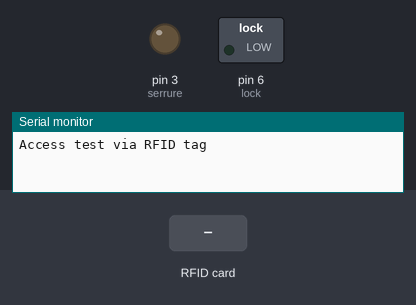
A sketch run on a simulated Arduino Uno, built with avr-gcc and run on an emulated ATmega328P. Shown: switched loads named in the sketch (green lamp = pin HIGH), output pins drawn as LEDs (lit = HIGH), the last lines printed to the serial monitor. Dashed ring = blinking. The test bench sets the inputs (shaded band). Pins used as bus, display or sensor lines are not drawn.

Above: at 1.2 s.
1.3 s: RFID card 5E 7A 19 C4 held to the reader
At 1.4 s:
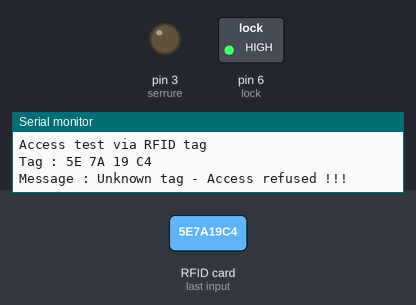
4.3 s: RFID card 06 62 20 02 held to the reader
At 5.0 s:
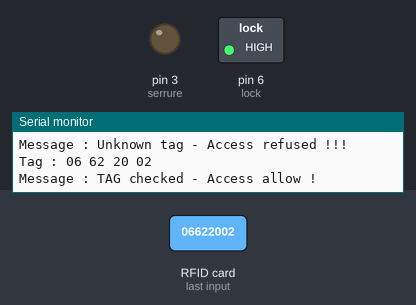
5.8 s: RFID card D4 A9 42 DB held to the reader
Timing chart, 0 to 12.8 s (numbered marks = the images above; inputs shaded):
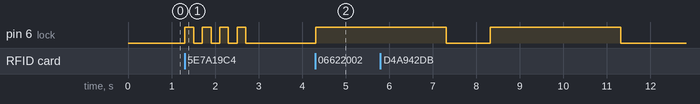

Measured:
- after the input at 1.3 s, pin 6 (lock): alternates HIGH for 0.20 s and LOW for 0.20 s, 8 changes in all, then stays LOW, starting at once
- after the input at 4.3 s, pin 6 (lock): LOW → HIGH at once

The sketch:

rfid-mon.ino
```cpp
#include <SPI.h>
#include <MFRC522.h>

#define SS_PIN 10
#define RST_PIN 9

MFRC522 mfrc522(SS_PIN, RST_PIN);

// for a led
int lock = 6;

int serrure = 3;


char st[20];

void setup()
{
  pinMode(lock, OUTPUT);

  pinMode (serrure, OUTPUT);


  Serial.begin(9600);
  SPI.begin();
  mfrc522.PCD_Init();

  Serial.println("Access test via RFID tag");
  Serial.println();
}

void loop()
{
  if ( ! mfrc522.PICC_IsNewCardPresent())
  {
    return;
  }
  if ( ! mfrc522.PICC_ReadCardSerial())
  {
    return;
  }
  Serial.print("Tag :");
  String tag= "";
  byte caractere;
  for (byte i = 0; i < mfrc522.uid.size; i++)
  {
     Serial.print(mfrc522.uid.uidByte[i] < 0x10 ? " 0" : " ");
     Serial.print(mfrc522.uid.uidByte[i], HEX);
     tag.concat(String(mfrc522.uid.uidByte[i] < 0x10 ? " 0" : " "));
     tag.concat(String(mfrc522.uid.uidByte[i], HEX));
  }
  Serial.println();
  Serial.print("Message : ");
  tag.toUpperCase();


  if (tag.substring(1) == "06 62 20 02") // le numero de tag est visible lorsqu on presente la carte ou le badge via le moniteur serie


  {
    digitalWrite(lock, HIGH);
    Serial.println("TAG checked - Access allow !");
    Serial.println();
    delay(3000);
   // if you want to set a led
    digitalWrite(lock, LOW);

    digitalWrite(serrure, LOW);

    }


 else if (tag.substring(1) == "D4 A9 42 DB")
  {
    digitalWrite(lock, HIGH);
    Serial.println("TAG checked - Access allow !");
    Serial.println();
    delay(3000);
    digitalWrite(lock, LOW);

    digitalWrite(serrure, LOW);

    }

  else

  {

    Serial.println("Unknown tag - Access refused !!!");
    Serial.println();

    for (int i= 1; i<5 ; i++)
    {

      digitalWrite(lock, HIGH);
      delay(200);
      digitalWrite(lock, LOW);
      delay(200);
    }
  }
  delay(1000);
}
```
